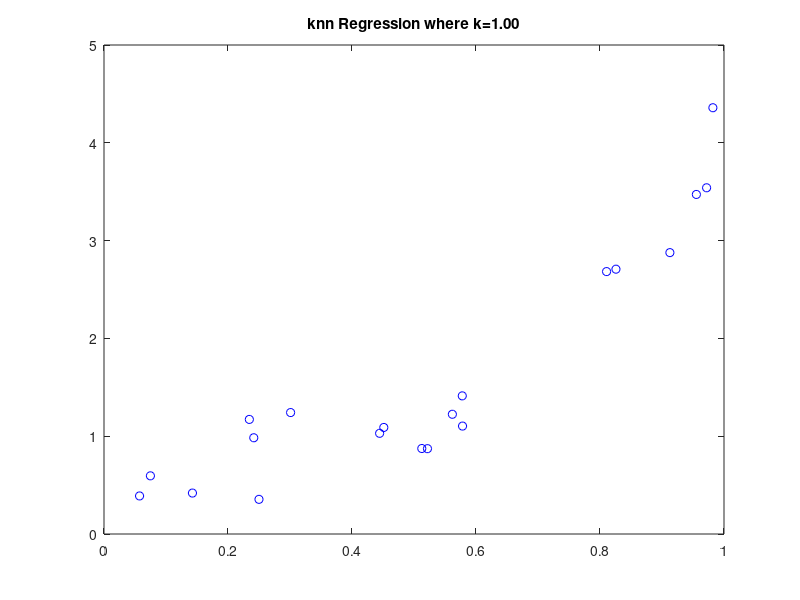

MATLAB code for this plot: (Note: this script raises an error after producing the figure.)
%% Set up Data
clear
mTrain=load('data/mTrainData.txt');
mTest = load('data/mTestData.txt');

Xte=mTest(:,1); Yte=mTest (:,2);

%% b)

for k=[1 2 3 5 10 50]
    figure
    Xtr=mTrain(:,1); Ytr=mTrain (:,2);
    plot(Xtr(1:20),Ytr(1:20),'bo'); 
    hold on
    title(sprintf('knn Regression where k=%.2f', k));

    learner = knnRegress(k,Xtr,Ytr);
    xline = [0:.01:1]';
    yline = predict( learner , xline);
    plot(xline, yline, 'r-');
    legend('Training Data','knn Regression');
end

%%%
% Lower k values produce more complex functions

%% c)
